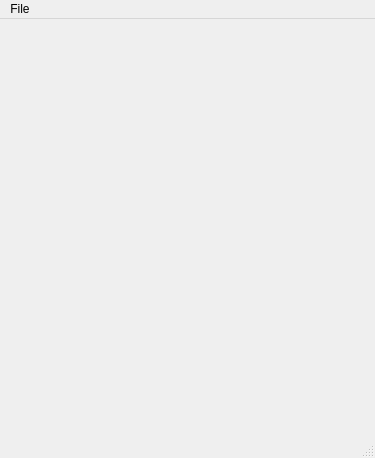
<?xml version="1.0" encoding="UTF-8"?>
<ui version="4.0">
 <class>MainWindow</class>
 <widget class="QMainWindow" name="MainWindow">
  <property name="geometry">
   <rect>
    <x>0</x>
    <y>0</y>
    <width>375</width>
    <height>458</height>
   </rect>
  </property>
  <property name="windowTitle">
   <string>JS-06</string>
  </property>
  <widget class="QWidget" name="centralwidget">
   <layout class="QGridLayout" name="gridLayout">
    <item row="0" column="0">
     <layout class="QVBoxLayout" name="verticalLayout" stretch="0">
      <property name="sizeConstraint">
       <enum>QLayout::SetDefaultConstraint</enum>
      </property>
      <item>
       <widget class="QLabel" name="image_label">
        <property name="text">
         <string/>
        </property>
       </widget>
      </item>
     </layout>
    </item>
   </layout>
  </widget>
  <widget class="QMenuBar" name="menubar">
   <property name="geometry">
    <rect>
     <x>0</x>
     <y>0</y>
     <width>375</width>
     <height>21</height>
    </rect>
   </property>
   <widget class="QMenu" name="menuSource">
    <property name="title">
     <string>File</string>
    </property>
    <addaction name="actionImage_File"/>
    <addaction name="actionCamera_1"/>
    <addaction name="actionCamera_2"/>
    <addaction name="actionExit"/>
   </widget>
   <addaction name="menuSource"/>
  </widget>
  <widget class="QStatusBar" name="statusbar"/>
  <action name="actionImage_File">
   <property name="text">
    <string>Image File</string>
   </property>
   <property name="statusTip">
    <string>Open an image file</string>
   </property>
  </action>
  <action name="actionCamera_1">
   <property name="text">
    <string>Camera 1</string>
   </property>
   <property name="statusTip">
    <string>Get video from camera 1</string>
   </property>
  </action>
  <action name="actionCamera_2">
   <property name="text">
    <string>Camera 2</string>
   </property>
   <property name="statusTip">
    <string>Get video from camera 2</string>
   </property>
  </action>
  <action name="actionExit">
   <property name="text">
    <string>Exit</string>
   </property>
   <property name="statusTip">
    <string>Exit JS-06</string>
   </property>
   <property name="shortcut">
    <string>Ctrl+W</string>
   </property>
  </action>
 </widget>
 <resources/>
 <connections>
  <connection>
   <sender>actionExit</sender>
   <signal>triggered()</signal>
   <receiver>MainWindow</receiver>
   <slot>close()</slot>
   <hints>
    <hint type="sourcelabel">
     <x>-1</x>
     <y>-1</y>
    </hint>
    <hint type="destinationlabel">
     <x>187</x>
     <y>228</y>
    </hint>
   </hints>
  </connection>
 </connections>
</ui>
